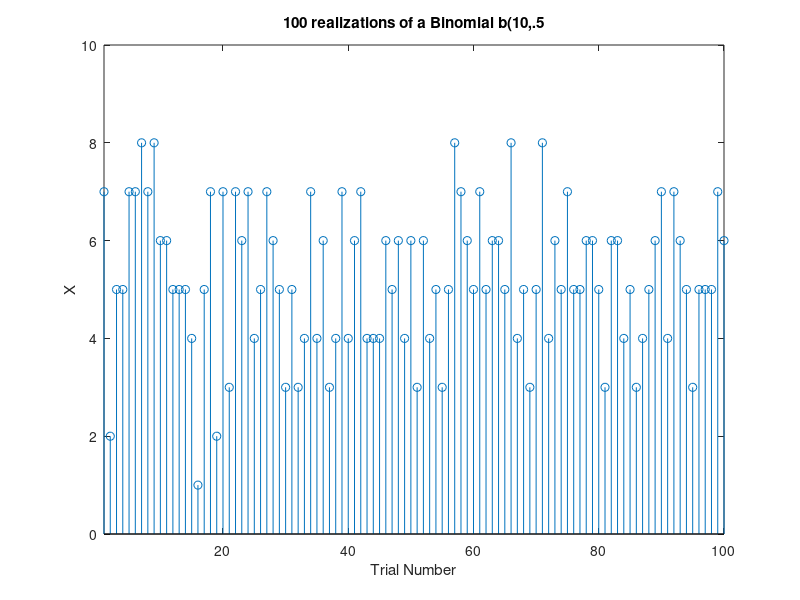

This chart was generated by the following MATLAB code:
%Parameters
n = 10;
p = 0.5;
numtrials = 100;

%Generate Binomial RVs
X = random('Binomial',n,p,numtrials,1)

%Plot
stem(X)
axis([1 numtrials 0 n])
xlabel('Trial Number')
ylabel('X')
title('100 realizations of a Binomial b(10,.5');
